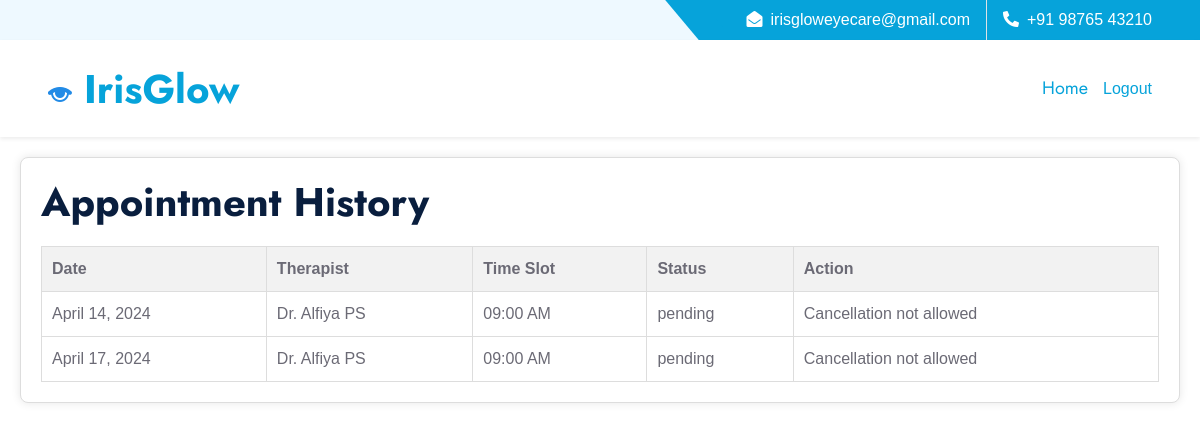
/patient_appointment_history/ (signed in), run on the app's committed database.
### DoctorApp/models.py (models this page shows, shortened)
class Appointments(models.Model):
    TIME_CHOICES = [
        (datetime.strptime('09:00 AM', '%I:%M %p').time(), '09:00 AM'),
        (datetime.strptime('11:00 AM', '%I:%M %p').time(), '11:00 AM'),
        (datetime.strptime('01:00 PM', '%I:%M %p').time(), '01:00 PM'),
        (datetime.strptime('03:00 PM', '%I:%M %p').time(), '03:00 PM'),
        (datetime.strptime('05:00 PM', '%I:%M %p').time(), '05:00 PM'),
    ]
    STATUS_CHOICES = [
        ('scheduled', 'Scheduled'),
        ('confirmed', 'Confirmed'),
        ('completed', 'Completed'),
    ]
    date = models.DateField()
    client = models.ForeignKey(
        CustomUser,
        on_delete=models.CASCADE,
        related_name='client_appointments',
        limit_choices_to={'role': CustomUser.DOCTOR}
    )
    therapist = models.ForeignKey(
        CustomUser,
        on_delete=models.CASCADE,
        related_name='therapist_appointments',
        limit_choices_to={'role': CustomUser.DOCTOR}
    )
    time_slot = models.TimeField(choices=TIME_CHOICES, null=True)
    created_date = models.DateTimeField(auto_now_add=True,null=True)
    modified_date = models.DateTimeField(auto_now=True, null=True)
    cancelled_date = models.DateTimeField(null=True, blank=True, default=None)
    status = models.CharField(max_length=20, choices=STATUS_CHOICES, default='scheduled')
    canceled_by_patient = models.BooleanField(default=False)
    def is_cancellation_allowed(self):
        current_datetime = datetime.now()
        appointment_datetime = datetime.combine(self.date, self.time_slot)
        time_difference = appointment_datetime - current_datetime
        return time_difference.total_seconds() / 3600 > 12

### IrisGlowApp/models.py (models this page shows, shortened)
class CustomUser(AbstractUser):
    PATIENT = 1
    DOCTOR = 2
    SPECTS = 3
    ADMIN = 4
    ROLE_CHOICE = (
        (PATIENT, 'Patient'),
        (DOCTOR, 'Doctor'),
        (SPECTS, 'Spects'),
        (ADMIN,'Admin'),
    )
    username=None
    first_name = models.CharField(max_length=50)
    last_name = models.CharField(max_length=50)
    USERNAME_FIELD = 'email'
    email = models.EmailField(max_length=100, unique=True)
    phone = models.CharField(max_length=12, blank=True)
    password = models.CharField(max_length=128)
    role = models.PositiveSmallIntegerField(choices=ROLE_CHOICE, blank=True, null=True,default='1')
    is_admin = models.BooleanField(default=False)
    is_staff = models.BooleanField(default=False)
    is_active = models.BooleanField(default=True)
    is_superadmin = models.BooleanField(default=False)
    REQUIRED_FIELDS = ['first_name','last_name', 'phone']
    objects = UserManager()

### IrisGlowApp/views.py (the view)
# urls.py: path('patient_appointment_history/', views.patient_appointment_history, name='patient_appointment_history'),
@login_required
def patient_appointment_history(request):
    appointments = Appointments.objects.filter(client=request.user)
    return render(request, 'patients/patient_appointment_history.html', {'appointments': appointments})

### template/patients/patient_appointment_history.html (shortened to what this page needs)
<!DOCTYPE html>
{% load static %}
<!DOCTYPE html>
<html lang="en">
<head>
    <link href="https://cdnjs.cloudflare.com/ajax/libs/font-awesome/5.10.0/css/all.min.css" rel="stylesheet">
    <link href="https://cdn.jsdelivr.net/npm/bootstrap-icons@1.4.1/font/bootstrap-icons.css" rel="stylesheet">
    <link href="{% static 'lib/owlcarousel/assets/owl.carousel.min.css' %}" rel="stylesheet">
    <link href="{% static 'lib/animate/animate.min.css' %}" rel="stylesheet">
    <link href="{% static 'lib/tempusdominus/css/tempusdominus-bootstrap-4.min.css' %}" rel="stylesheet" />
    <link href="{% static 'lib/twentytwenty/twentytwenty.css' %}" rel="stylesheet" />
    <link href="{% static 'css/bootstrap.min.css' %}" rel="stylesheet">
    <link href="{% static 'css/style.css' %}" rel="stylesheet">
</head>
<body>
    <div class="container-fluid bg-light ps-5 pe-0 d-none d-lg-block">
        <div class="row gx-0">
            <div class="col-md-6 text-center text-lg-start mb-2 mb-lg-0">
            </div>
            <div class="col-md-6 text-center text-lg-end">
                <div class="position-relative d-inline-flex align-items-center bg-primary text-white top-shape px-5">
                    <div class="me-3 pe-3 border-end py-2">
                        <p class="m-0"><i class="fa fa-envelope-open me-2"></i>irisgloweyecare@gmail.com</p>
                    </div>
                    <div class="py-2">
                        <p class="m-0"><i class="fa fa-phone-alt me-2"></i>+91 98765 43210</p>
                    </div>
                </div>
            </div>
        </div>
    </div>
    <nav class="navbar navbar-expand-lg bg-white navbar-light shadow-sm px-5 py-3 py-lg-0">
        <a href="index.html" class="navbar-brand p-0">
            <h1 class="m-0 text-primary">
                <img src="{% static 'img/img1.png' %}">
              IrisGlow</h1>
        </a>
         {% if user.is_authenticated %}
        <div class="collapse navbar-collapse" id="navbarCollapse">
            <div class="navbar-nav ms-auto py-0">
                <a href="{% url 'index' %}" class="nav-item nav-link active">Home</a>
                    </div>
                </div>
             <a href="{% url 'logout' %}?next=/index.html">Logout</a>
      {% endif %}
    </nav>
</head>
<body>
    <div class="profile-card">
        <h1>Appointment History</h1>
        <table>
            <thead>
                <tr>
                    <th>Date</th>
                    <th>Therapist</th>
                    <th>Time Slot</th>
                    <th>Status</th>
                    <th>Action</th>
                </tr>
            </thead>
            <tbody>
                {% for appointment in appointments %}
                <tr>
                    <td>{{ appointment.date }}</td>
                    <td>{{ appointment.therapist.first_name }} {{ appointment.therapist.last_name }}</td>
                    <td>{{ appointment.get_time_slot_display }}</td>
                    <td>{{ appointment.status }}</td>
                    {% if appointment.status != 'completed' and appointment.status != 'canceled' %}
                    {% if appointment.is_cancellation_allowed %}
                    <td><button onclick="cancelAppointment({{ appointment.id }})">Cancel</button></td>
                    {% else %}
                    <td>Cancellation not allowed</td>
                    {% endif %}
                    {% else %}
                    <td></td>
                    {% endif %}
                </tr>
                {% endfor %}
            </tbody>
        </table>
    </div>
</body>
</html>

### static/css/style.css (style rules this page uses)
:root { --primary: #06A3DA; --secondary: #F57E57; --light: #EEF9FF; --dark: #091E3E; }
h1, h2, .font-weight-bold { font-weight: 700 !important; }
.top-shape::before { position: absolute; content: ""; width: 35px; height: 100%; top: 0; left: -17px; background: var(--primary); transform: skew(40deg); }
.navbar-light .navbar-nav .nav-link { font-family: 'Jost', sans-serif; padding: 35px 15px; font-size: 18px; color: var(--dark); outline: none; transition: .5s; }
.navbar-light .navbar-nav .nav-link:hover, .navbar-light .navbar-nav .nav-link.active { color: var(--primary); }

### template/patients/patient_appointment_history.html (style rules this page uses)
body { font-family: 'Arial', sans-serif; margin: 0; padding: 0; box-sizing: border-box; }
.profile-card { border: 1px solid #ddd; border-radius: 8px; padding: 20px; box-shadow: 0 0 10px rgba(0, 0, 0, 0.1); background-color: #fff; margin: 20px; }
table { width: 100%; border-collapse: collapse; margin-top: 20px; }
th, td { border: 1px solid #ddd; padding: 10px; text-align: left; }
th { background-color: #f2f2f2; }

### data on the page
Appointments: date "April 14, 2024", therapist.first_name "Dr. Alfiya", therapist.last_name "PS", time_slot "09:00 AM", status "pending", shows "Cancellation not allowed"
Appointments: date "April 17, 2024", therapist.first_name "Dr. Alfiya", therapist.last_name "PS", time_slot "09:00 AM", status "pending", shows "Cancellation not allowed"
